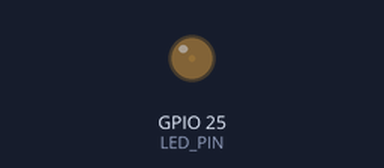
A sketch run on a simulated ESP32. Shown: output pins drawn as LEDs (lit = HIGH).

Above: at 0.05 s.
At 1.15 s:
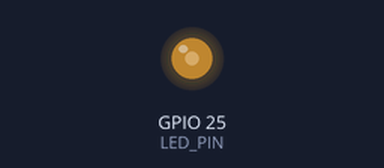
At 2.3 s:
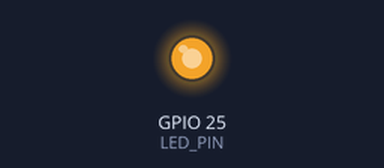
At 4.6 s:
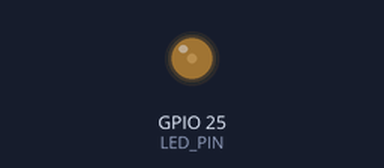
Timing chart, 0 to 6.7 s (numbered marks = the images above):
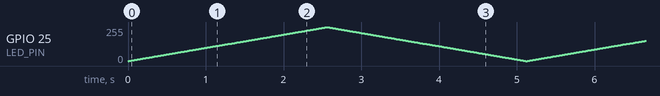

The sketch:

1.4.ino
```cpp
const int LED_PIN = 25;
const int LEDC_CHANNEL = 0;
const int LEDC_RESOLUTION = 8;

void setup()
{
  ledcSetup(LEDC_CHANNEL, 5000, LEDC_RESOLUTION);
  ledcAttachPin(LED_PIN, LEDC_CHANNEL);
  Serial.begin(115200);
}

void loop()
{
  for (int i = 0; i <= 255; ++i)
  {
    ledcWrite(LEDC_CHANNEL, i);
    delay(10);
  }

  for (int i = 255; i >= 0; --i)
  {
    ledcWrite(LEDC_CHANNEL, i);
    delay(10);
  }
}
```
